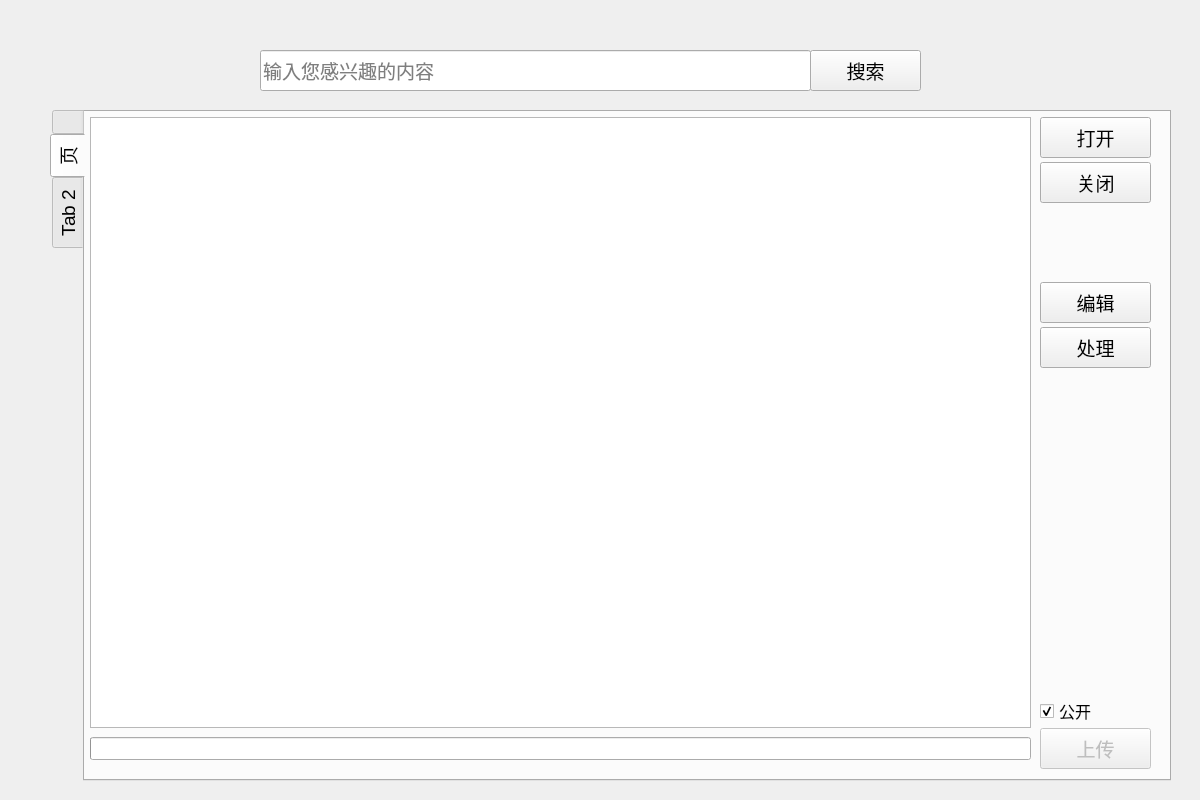
<?xml version="1.0" encoding="UTF-8"?>
<ui version="4.0">
 <class>MyTikTok</class>
 <widget class="QWidget" name="MyTikTok">
  <property name="geometry">
   <rect>
    <x>0</x>
    <y>0</y>
    <width>1200</width>
    <height>800</height>
   </rect>
  </property>
  <property name="windowTitle">
   <string>抖音-记录美好生活</string>
  </property>
  <widget class="QLabel" name="lbLogo">
   <property name="geometry">
    <rect>
     <x>50</x>
     <y>10</y>
     <width>201</width>
     <height>81</height>
    </rect>
   </property>
   <property name="text">
    <string/>
   </property>
   <property name="scaledContents">
    <bool>true</bool>
   </property>
  </widget>
  <widget class="QLineEdit" name="leInterestKey">
   <property name="geometry">
    <rect>
     <x>260</x>
     <y>50</y>
     <width>551</width>
     <height>41</height>
    </rect>
   </property>
   <property name="font">
    <font>
     <family>Microsoft YaHei UI</family>
     <pointsize>14</pointsize>
    </font>
   </property>
   <property name="text">
    <string/>
   </property>
   <property name="placeholderText">
    <string>输入您感兴趣的内容</string>
   </property>
  </widget>
  <widget class="QPushButton" name="spSearch">
   <property name="geometry">
    <rect>
     <x>810</x>
     <y>50</y>
     <width>111</width>
     <height>41</height>
    </rect>
   </property>
   <property name="font">
    <font>
     <family>Microsoft YaHei UI</family>
     <pointsize>14</pointsize>
    </font>
   </property>
   <property name="text">
    <string>搜索</string>
   </property>
  </widget>
  <widget class="QPushButton" name="pbCurrentUser">
   <property name="geometry">
    <rect>
     <x>1070</x>
     <y>30</y>
     <width>61</width>
     <height>61</height>
    </rect>
   </property>
   <property name="text">
    <string/>
   </property>
   <property name="flat">
    <bool>true</bool>
   </property>
  </widget>
  <widget class="QTabWidget" name="tabWidget">
   <property name="enabled">
    <bool>true</bool>
   </property>
   <property name="geometry">
    <rect>
     <x>50</x>
     <y>110</y>
     <width>1121</width>
     <height>671</height>
    </rect>
   </property>
   <property name="font">
    <font>
     <family>Microsoft YaHei UI</family>
     <pointsize>14</pointsize>
    </font>
   </property>
   <property name="tabPosition">
    <enum>QTabWidget::West</enum>
   </property>
   <property name="currentIndex">
    <number>1</number>
   </property>
   <widget class="QWidget" name="widget">
    <attribute name="title">
     <string/>
    </attribute>
    <widget class="QGraphicsView" name="gvWatchOnline">
     <property name="geometry">
      <rect>
       <x>5</x>
       <y>5</y>
       <width>1061</width>
       <height>626</height>
      </rect>
     </property>
    </widget>
    <widget class="QTableWidget" name="tbwFocusUsers">
     <property name="geometry">
      <rect>
       <x>935</x>
       <y>5</y>
       <width>131</width>
       <height>251</height>
      </rect>
     </property>
     <property name="font">
      <font>
       <family>Microsoft YaHei UI</family>
       <pointsize>12</pointsize>
      </font>
     </property>
     <property name="alternatingRowColors">
      <bool>true</bool>
     </property>
     <property name="selectionMode">
      <enum>QAbstractItemView::SingleSelection</enum>
     </property>
     <property name="selectionBehavior">
      <enum>QAbstractItemView::SelectRows</enum>
     </property>
     <attribute name="verticalHeaderVisible">
      <bool>false</bool>
     </attribute>
    </widget>
    <widget class="QPushButton" name="pbPrev">
     <property name="geometry">
      <rect>
       <x>50</x>
       <y>460</y>
       <width>31</width>
       <height>81</height>
      </rect>
     </property>
     <property name="text">
      <string/>
     </property>
     <property name="flat">
      <bool>true</bool>
     </property>
    </widget>
    <widget class="QPushButton" name="pbNext">
     <property name="geometry">
      <rect>
       <x>50</x>
       <y>540</y>
       <width>31</width>
       <height>81</height>
      </rect>
     </property>
     <property name="text">
      <string/>
     </property>
     <property name="flat">
      <bool>true</bool>
     </property>
    </widget>
    <widget class="QPushButton" name="pbFocus">
     <property name="geometry">
      <rect>
       <x>935</x>
       <y>370</y>
       <width>51</width>
       <height>51</height>
      </rect>
     </property>
     <property name="font">
      <font>
       <pointsize>14</pointsize>
       <weight>75</weight>
       <bold>true</bold>
      </font>
     </property>
     <property name="text">
      <string/>
     </property>
     <property name="flat">
      <bool>true</bool>
     </property>
    </widget>
    <widget class="QPushButton" name="pbLike">
     <property name="geometry">
      <rect>
       <x>935</x>
       <y>450</y>
       <width>51</width>
       <height>51</height>
      </rect>
     </property>
     <property name="font">
      <font>
       <pointsize>14</pointsize>
      </font>
     </property>
     <property name="toolTip">
      <string>点赞</string>
     </property>
     <property name="text">
      <string/>
     </property>
     <property name="flat">
      <bool>true</bool>
     </property>
    </widget>
    <widget class="QPushButton" name="pbComment">
     <property name="geometry">
      <rect>
       <x>935</x>
       <y>510</y>
       <width>51</width>
       <height>51</height>
      </rect>
     </property>
     <property name="font">
      <font>
       <pointsize>14</pointsize>
      </font>
     </property>
     <property name="toolTip">
      <string>评论</string>
     </property>
     <property name="text">
      <string/>
     </property>
     <property name="flat">
      <bool>true</bool>
     </property>
    </widget>
    <widget class="QLabel" name="lbDuration">
     <property name="geometry">
      <rect>
       <x>5</x>
       <y>635</y>
       <width>121</width>
       <height>30</height>
      </rect>
     </property>
     <property name="font">
      <font>
       <pointsize>12</pointsize>
      </font>
     </property>
     <property name="text">
      <string>00:00/00:00</string>
     </property>
     <property name="scaledContents">
      <bool>true</bool>
     </property>
    </widget>
    <widget class="QSlider" name="hsPosition">
     <property name="geometry">
      <rect>
       <x>115</x>
       <y>639</y>
       <width>811</width>
       <height>22</height>
      </rect>
     </property>
     <property name="orientation">
      <enum>Qt::Horizontal</enum>
     </property>
    </widget>
    <widget class="QPushButton" name="pbDanmaku">
     <property name="geometry">
      <rect>
       <x>940</x>
       <y>634</y>
       <width>55</width>
       <height>31</height>
      </rect>
     </property>
     <property name="font">
      <font>
       <pointsize>14</pointsize>
      </font>
     </property>
     <property name="toolTip">
      <string>弹幕</string>
     </property>
     <property name="text">
      <string/>
     </property>
     <property name="flat">
      <bool>true</bool>
     </property>
    </widget>
    <widget class="QPushButton" name="pbFullScreen">
     <property name="geometry">
      <rect>
       <x>1035</x>
       <y>634</y>
       <width>31</width>
       <height>31</height>
      </rect>
     </property>
     <property name="font">
      <font>
       <pointsize>14</pointsize>
      </font>
     </property>
     <property name="toolTip">
      <string>全屏</string>
     </property>
     <property name="text">
      <string/>
     </property>
     <property name="flat">
      <bool>true</bool>
     </property>
    </widget>
   </widget>
   <widget class="QWidget" name="tab_2">
    <attribute name="title">
     <string>页</string>
    </attribute>
    <widget class="QGraphicsView" name="gvVideoClip">
     <property name="geometry">
      <rect>
       <x>5</x>
       <y>5</y>
       <width>941</width>
       <height>611</height>
      </rect>
     </property>
    </widget>
    <widget class="QPushButton" name="pbOpen">
     <property name="geometry">
      <rect>
       <x>955</x>
       <y>5</y>
       <width>111</width>
       <height>41</height>
      </rect>
     </property>
     <property name="text">
      <string>打开</string>
     </property>
    </widget>
    <widget class="QPushButton" name="pbClose">
     <property name="geometry">
      <rect>
       <x>955</x>
       <y>50</y>
       <width>111</width>
       <height>41</height>
      </rect>
     </property>
     <property name="text">
      <string>关闭</string>
     </property>
    </widget>
    <widget class="QPushButton" name="pbEdit">
     <property name="geometry">
      <rect>
       <x>955</x>
       <y>170</y>
       <width>111</width>
       <height>41</height>
      </rect>
     </property>
     <property name="text">
      <string>编辑</string>
     </property>
    </widget>
    <widget class="QPushButton" name="pbProc">
     <property name="geometry">
      <rect>
       <x>955</x>
       <y>215</y>
       <width>111</width>
       <height>41</height>
      </rect>
     </property>
     <property name="text">
      <string>处理</string>
     </property>
    </widget>
    <widget class="QProgressBar" name="pgbUpload">
     <property name="geometry">
      <rect>
       <x>5</x>
       <y>625</y>
       <width>941</width>
       <height>23</height>
      </rect>
     </property>
     <property name="value">
      <number>0</number>
     </property>
     <property name="textVisible">
      <bool>false</bool>
     </property>
    </widget>
    <widget class="QCheckBox" name="cbPublic">
     <property name="geometry">
      <rect>
       <x>955</x>
       <y>589</y>
       <width>80</width>
       <height>20</height>
      </rect>
     </property>
     <property name="font">
      <font>
       <pointsize>12</pointsize>
      </font>
     </property>
     <property name="text">
      <string>公开</string>
     </property>
     <property name="checked">
      <bool>true</bool>
     </property>
    </widget>
    <widget class="QPushButton" name="pbUpload">
     <property name="enabled">
      <bool>false</bool>
     </property>
     <property name="geometry">
      <rect>
       <x>955</x>
       <y>616</y>
       <width>111</width>
       <height>41</height>
      </rect>
     </property>
     <property name="text">
      <string>上传</string>
     </property>
    </widget>
   </widget>
   <widget class="QWidget" name="tab">
    <property name="enabled">
     <bool>true</bool>
    </property>
    <attribute name="title">
     <string>Tab 2</string>
    </attribute>
   </widget>
  </widget>
 </widget>
 <resources/>
 <connections/>
</ui>
